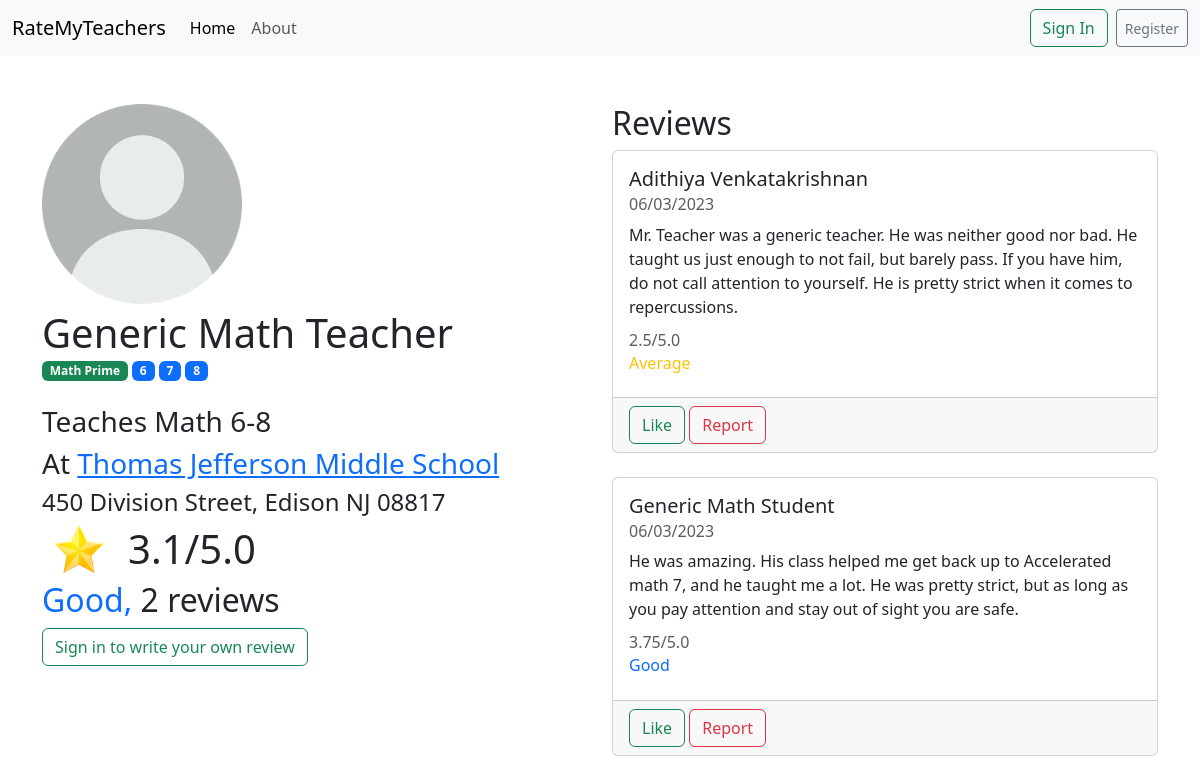
Screenshot of /info/teacher/1 with the database file from the repository.
### school_teachers/models.py (models this page shows, shortened)
class Teacher(models.Model):
    name = models.CharField(max_length=200)
    teaching = models.CharField(max_length=200, blank=True)
    classes = models.JSONField(blank=True, default=list)
    grades = models.JSONField(blank=True, default=list)
    school = models.ForeignKey(School, on_delete=models.CASCADE)
    overall_rating = models.FloatField(blank=True, default=5.0)
    comments = models.JSONField(blank=True, default=list)

class School(models.Model):
    name = models.CharField(max_length=200)
    teachers = models.ManyToManyField('Teacher', blank=True, related_name='teachers')
    year_founded = models.IntegerField(blank=True)
    address = models.CharField(max_length=400, blank=True)
    principal = models.CharField(max_length=200, blank=True)

### school_teachers/views.py (the view)
# urls.py: path("teacher/<int:teacher_id>", views.teacher_info, name="register"),
def teacher_info(request, teacher_id):
    if request.method == "POST":
        form = ReviewForm(request.POST)
        try:
            teacher = Teacher.objects.get(id=teacher_id)
            teacher.comments.append({
                "student": f"{request.user.first_name} {request.user.last_name}",
                "date": datetime.now().strftime("%m/%d/%Y"),
                "review": form.data.get("review"),
                "rating": float(form.data.get("rating"))
            })
            teacher.overall_rating = sum([x["rating"] for x in teacher.comments]) / len(teacher.comments)
            teacher.save()
            return redirect(f"/info/teacher/{teacher_id}")
        except Teacher.DoesNotExist:
            return render(request, "base/404.html", status=404)
    else:
        form = ReviewForm()
        try:
            teacher = Teacher.objects.get(id=teacher_id)
        except Teacher.DoesNotExist:
            return render(request, "base/404.html", status=404)
        context = {
            "teacher": teacher.name,
            "teaching": teacher.teaching if teacher.teaching else "N/A",
            "school": teacher.school.name,
            "school_id": teacher.school.id,
            "school_address": teacher.school.address,
            "overall_rating": round(teacher.overall_rating, 1),
            "comments": teacher.comments,
            "classes": teacher.classes,
            "grades": teacher.grades,
            "how_many_comments": len(teacher.comments),
            "form": form if request.user.is_authenticated else None
        }
    return render(request, "school_teachers/teacher_info.html", context=context)

### templates/school_teachers/teacher_info.html
{% extends "base/base.html" %}
{% load crispy_forms_tags %}
{% block content %}
    <br><br>
    <div class="container text-left">
        <div class="row">
            <div class="col">
                <img src="/static/default.png" alt="default profile picture" width="200px">
                <h1 style="margin: 5px 0 0;">{{ teacher }}</h1>
                {% for class in classes %}
                    <span class="badge text-bg-success" style="">{{ class }}</span>
                {% endfor %}
                {% for grade in grades %}
                    <span class="badge text-bg-primary" style="">{{ grade }}</span>
                {% endfor %}
                <br>
                <br>
                <h3>Teaches {{ teaching }}</h3>
                <h3>At <a href="/info/school/{{ school_id }}">{{ school }}</a></h3>
                <h4>{{ school_address }}</h4>
                <div style="display: inline-block">
                    <div class="container text-center">
                        <div class="row">
                            <div class="col">
                                <img src="/static/favicon.png" width="50px" alt="star">
                            </div>
                            <div class="col">
                                <h1>{{ overall_rating }}/5.0</h1>
                            </div>
                        </div>
                    </div>
                </div>
                <h2>
                    {% if overall_rating > 4.0 %}
                        <span class="text-success">Excellent,</span>
                    {% elif overall_rating > 3.0 %}
                        <span class="text-primary">Good,</span>
                    {% elif overall_rating > 2.0 %}
                        <span class="text-warning">Average,</span>
                    {% else %}
                        <span class="text-danger">Poor,</span>
                    {% endif %}
                    {% if how_many_comments == 0 %}
                        <span class="text-danger">0 reviews.</span>
                    {% else %}
                        {{ how_many_comments }} {% if how_many_comments == 1 %} review {% else %} reviews {% endif %}
                    {% endif %}
                </h2>
                {% if user.is_authenticated %}
                    <button type="button" class="btn btn-outline-success" data-bs-toggle="modal"
                            data-bs-target="#exampleModal">Write your own review
                    </button>
                    <div class="modal fade" id="exampleModal" tabindex="-1" aria-labelledby="exampleModalLabel"
                         aria-hidden="true">
                        <div class="modal-dialog">
                            <div class="modal-content">
                                <form method="post">
                                    <div class="modal-header">
                                        <h1 class="modal-title fs-5" id="exampleModalLabel">Submit your review</h1>
                                        <button type="button" class="btn-close" data-bs-dismiss="modal"
                                                aria-label="Close"></button>
                                    </div>
                                    <div class="modal-body">
                                        <p>
                                            When writing your review, keep the following points in mind:
                                        <ul>
                                            <li><b>Do not harass or attempt to hate on any teachers.</b> This review
                                                is meant for future students to understand their teachers, not to hate
                                                on teachers.
                                            </li>
                                            <li><b>Do not go off-topic.</b> This is not your group chat for you
                                                and your friends to talk with each other. Please refrain from doing so.
                                            </li>
                                            <li><b>Do not use profanity.</b> This is a school website, and we do not
                                                want to see any profanity.
                                            </li>
                                            <li><b>Do not use this as a way to get back at teachers.</b> This is
                                                meant for future students to understand their teachers, not to get back
                                                at teachers.
                                            </li>
                                            <li><b>Be honest.</b> Don't try to fool other students or be unhelpful.
                                                The goal is to help one another.
                                            </li>
                                        </ul>
                                        Remember, all reviews are moderated. If you do not follow these rules,
                                        your review will be deleted and you may be banned from using this
                                        website.
                                        <br>
                                        Talk about some of your teacher's quirks, pros, cons, etc.
                                        </p>
                                        {% csrf_token %}
                                        {{ form|crispy }}
                                    </div>
                                    <div class="modal-footer">
                                        <button type="button" class="btn btn-secondary" data-bs-dismiss="modal">Close
                                        </button>
                                        <button type="submit" class="btn btn-primary">Save changes</button>
                                    </div>
                                </form>
                            </div>
                        </div>
                    </div>
                {% else %}
                    <button type="button" class="btn btn-outline-success"
                            onclick="document.location.href = '/accounts/login'">
                        Sign in to write your own review
                    </button>
                {% endif %}
            </div>
            <div class="col">
                <h2>Reviews</h2>
                {% for comment in comments %}
                    <div class="card">
                        <div class="card-body">
                            <h5 class="card-title">{{ comment.student }}</h5>
                            <h6 class="card-subtitle mb-2 text-muted">{{ comment.date }}</h6>
                            <p class="card-text">{{ comment.review }}</p>
                            <h6 class="card-subtitle mb-2 text-muted">{{ comment.rating }}/5.0</h6>
                            <h6 class="card-subtitle mb-2 text-muted">
                                {% if comment.rating > 4.0 %}
                                    <span class="text-success">Excellent</span>
                                {% elif comment.rating > 3.0 %}
                                    <span class="text-primary">Good</span>
                                {% elif comment.rating > 2.0 %}
                                    <span class="text-warning">Average</span>
                                {% else %}
                                    <span class="text-danger">Poor</span>
                                {% endif %}
                            </h6>
                        </div>
                        <div class="card-footer text-body-secondary">
                            <button class="btn btn-outline-success" onclick="alert('Not Implemented')">Like</button>
                            <button class="btn btn-outline-danger" onclick="alert('Not Implemented')">Report</button>
                        </div>
                    </div>
                    <br>
                {% endfor %}
            </div>
        </div>
    </div>
{% endblock %}

### rows the page displays
Teacher: name "Generic Math Teacher", teaching "Math 6-8"
School: name "Thomas Jefferson Middle School", address "450 Division Street, Edison NJ 08817"

### other values shown
{{ class }} "Math Prime"
{{ grade }} "6" "7" "8"
{{ overall_rating }} "3.1"
{{ how_many_comments }} "2"
{{ comment.student }} "Adithiya Venkatakrishnan" "Generic Math Student"
{{ comment.date }} "06/03/2023" "06/03/2023"
{{ comment.rating }} "2.5" "3.75"
{{ comment.review }} "He was amazing. His class helped me get back up to Accelerated math 7, and he taught me a lot. He was pretty strict, but as long as you pay attention and stay out of sight you are safe."
